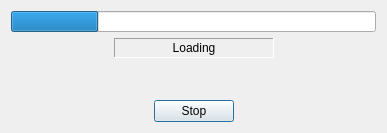
<?xml version="1.0" encoding="UTF-8"?>
<ui version="4.0">
 <class>rectify_progress_dialog</class>
 <widget class="QDialog" name="rectify_progress_dialog">
  <property name="geometry">
   <rect>
    <x>0</x>
    <y>0</y>
    <width>387</width>
    <height>133</height>
   </rect>
  </property>
  <property name="windowTitle">
   <string>Matching Points....</string>
  </property>
  <property name="windowIcon">
   <iconset resource="QtRectify.qrc">
    <normaloff>:/images/rectify1.png</normaloff>:/images/rectify1.png</iconset>
  </property>
  <property name="locale">
   <locale language="English" country="Canada"/>
  </property>
  <layout class="QVBoxLayout" name="verticalLayout">
   <item>
    <widget class="QProgressBar" name="progress_bar">
     <property name="minimumSize">
      <size>
       <width>0</width>
       <height>21</height>
      </size>
     </property>
     <property name="maximumSize">
      <size>
       <width>16777215</width>
       <height>21</height>
      </size>
     </property>
     <property name="value">
      <number>24</number>
     </property>
     <property name="textVisible">
      <bool>false</bool>
     </property>
    </widget>
   </item>
   <item>
    <layout class="QHBoxLayout" name="horizontalLayout_2">
     <property name="spacing">
      <number>2</number>
     </property>
     <item>
      <spacer name="horizontalSpacer_3">
       <property name="orientation">
        <enum>Qt::Horizontal</enum>
       </property>
       <property name="sizeHint" stdset="0">
        <size>
         <width>40</width>
         <height>20</height>
        </size>
       </property>
      </spacer>
     </item>
     <item>
      <widget class="QLabel" name="loading_frame_label">
       <property name="minimumSize">
        <size>
         <width>160</width>
         <height>0</height>
        </size>
       </property>
       <property name="frameShape">
        <enum>QFrame::Panel</enum>
       </property>
       <property name="frameShadow">
        <enum>QFrame::Sunken</enum>
       </property>
       <property name="text">
        <string>Loading</string>
       </property>
       <property name="alignment">
        <set>Qt::AlignCenter</set>
       </property>
      </widget>
     </item>
     <item>
      <spacer name="horizontalSpacer_4">
       <property name="orientation">
        <enum>Qt::Horizontal</enum>
       </property>
       <property name="sizeHint" stdset="0">
        <size>
         <width>40</width>
         <height>20</height>
        </size>
       </property>
      </spacer>
     </item>
    </layout>
   </item>
   <item>
    <spacer name="verticalSpacer">
     <property name="orientation">
      <enum>Qt::Vertical</enum>
     </property>
     <property name="sizeHint" stdset="0">
      <size>
       <width>20</width>
       <height>40</height>
      </size>
     </property>
    </spacer>
   </item>
   <item>
    <layout class="QHBoxLayout" name="horizontalLayout">
     <item>
      <spacer name="horizontalSpacer">
       <property name="orientation">
        <enum>Qt::Horizontal</enum>
       </property>
       <property name="sizeHint" stdset="0">
        <size>
         <width>40</width>
         <height>20</height>
        </size>
       </property>
      </spacer>
     </item>
     <item>
      <widget class="QPushButton" name="progress_stop_button">
       <property name="minimumSize">
        <size>
         <width>61</width>
         <height>0</height>
        </size>
       </property>
       <property name="text">
        <string>Stop</string>
       </property>
      </widget>
     </item>
     <item>
      <spacer name="horizontalSpacer_2">
       <property name="orientation">
        <enum>Qt::Horizontal</enum>
       </property>
       <property name="sizeHint" stdset="0">
        <size>
         <width>40</width>
         <height>20</height>
        </size>
       </property>
      </spacer>
     </item>
    </layout>
   </item>
  </layout>
 </widget>
 <resources>
  <include location="QtRectify.qrc"/>
 </resources>
 <connections/>
 <designerdata>
  <property name="gridDeltaX">
   <number>5</number>
  </property>
  <property name="gridDeltaY">
   <number>5</number>
  </property>
  <property name="gridSnapX">
   <bool>true</bool>
  </property>
  <property name="gridSnapY">
   <bool>true</bool>
  </property>
  <property name="gridVisible">
   <bool>true</bool>
  </property>
 </designerdata>
</ui>
